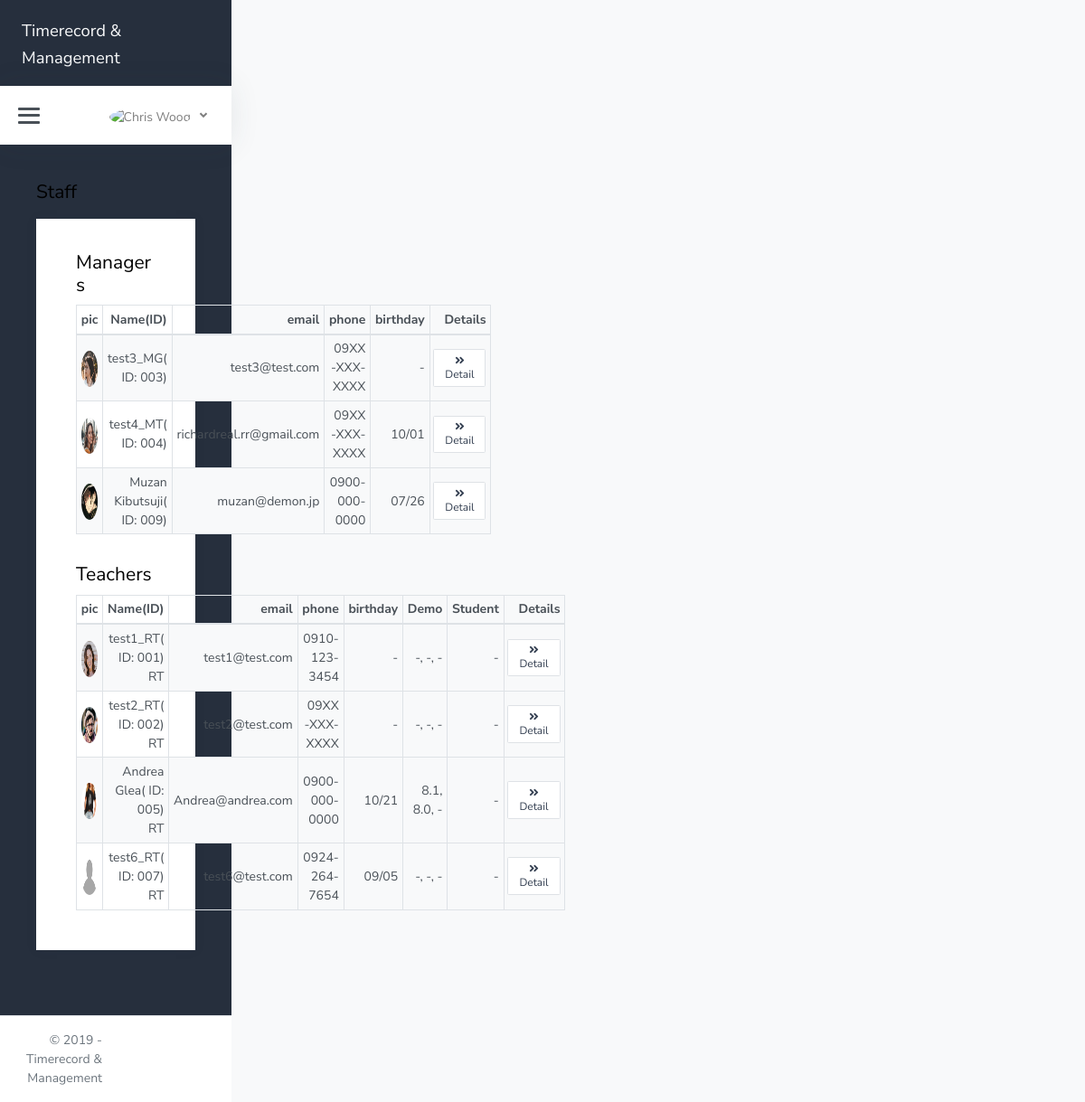
/UI/teachers.php, run on the app's committed database.
### tables this page shows
CREATE TABLE `emp` (
  `emp_id` int(11) NOT NULL,
  `emp_name` varchar(30) NOT NULL,
  `emp_email` varchar(50) NOT NULL,
  `emp_phone` varchar(15) NOT NULL DEFAULT '09XX-XXX-XXXX',
  `emp_birth` date DEFAULT NULL,
  `emp_pic` varchar(100) NOT NULL DEFAULT 'avatar.jpg',
  `emp_pass` varchar(50) NOT NULL,
  `emp_status` varchar(2) NOT NULL DEFAULT 'RT'
);

CREATE TABLE `emp_data` (
  `emp_id` int(11) NOT NULL,
  `license` int(1) NOT NULL DEFAULT 0,
  `toeic` int(4) NOT NULL,
  `ielts` float NOT NULL,
  `JLPT` varchar(2) NOT NULL,
  `demo_lesson1` float DEFAULT NULL,
  `demo_lesson2` float DEFAULT NULL,
  `demo_lesson3` float DEFAULT NULL,
  `stud_evaluation` float DEFAULT NULL
);

### Class/Database.php (called while the page is built, shortened)
<?php
    class Database{
        private $servername = "localhost";
        private $username= "root";
        private $password= "";
        private $database ="re";
        public function __construct(){
            $this->conn = new mysqli($this->servername, $this->username, $this->password, $this->database);
            return $this->conn;
        }
    }
?>

### Class/Emp.php (called while the page is built, shortened)
<?php
require_once 'Database.php';
class Emp extends Database{
    public function ManagersInfo(){
        $sql = "SELECT emp.emp_id AS eid,
                       emp.emp_name,
                       emp.emp_email,
                       emp.emp_phone,
                       emp.emp_birth,
                       emp.emp_pic,
                       emp_status
        FROM emp WHERE emp_status = 'MG' OR emp_status = 'SE' OR emp_status = 'MT'";
        $result=$this->conn->query($sql);
        $rows = array();
        while ($row = $result->fetch_assoc()){
            $rows[] = $row;
        }
    return $rows;
    }
    public function TeachersInfo(){
        $sql = "SELECT emp.emp_id AS eid,
                       emp.emp_name,
                       emp.emp_email,
                       emp.emp_phone,
                       emp.emp_birth,
                       emp.emp_pic,
                       emp_status,
                       emp_data.license,
                       emp_data.demo_lesson1,
                       emp_data.demo_lesson2,
                       emp_data.demo_lesson3,
                       emp_data.stud_evaluation
        FROM emp LEFT OUTER JOIN emp_data ON emp.emp_id = emp_data.emp_id
        WHERE emp_status = 'RT' OR emp_status = 'PB'";
        $result=$this->conn->query($sql);
        $rows = array();
        while ($row = $result->fetch_assoc()){
            $rows[] = $row;
        }
    return $rows;
    }
}
?>

### UI/teachers.php (the view, shortened to what this page needs)
<!DOCTYPE html>
<html lang="en">
<head>
	<link href="../css/corporate.css" rel="stylesheet">
</head>
<body>
	<div class="wrapper">
		<?php require 'sidebar.php'; ?>
		<div class="main">
        <?php require 'header.php'; ?>
			<main class="content">
				<div class="container-fluid p-0">
					<h1 class="h3 mb-3">Staff
					</h1>
					<div class="row">
						<div class="col-12">
							<div class="card p-3 p-lg-4">
                            <div class="card-header pb-0">
                                <h3>Managers</h3>
                            </div>
								<div class="card-body pt-0">
                                <table id="datatables-dashboard-traffic1" class="table table-sm table-bordered table-striped my-0">
							    	<thead>
										<tr>
											<th class="text-center" width="8%">pic</th>
                                            <th class="d-none d-xl-table-cell text-right" width="17%">Name(ID)</th>
											<th class="d-none d-xl-table-cell text-right" width="20%">email</th>
                                            <th class="d-none d-xl-table-cell text-right" width="17%">phone</th>
                                            <th class="d-none d-xl-table-cell text-right" width="8%">birthday</th>
                                            <th class="d-none d-xl-table-cell text-right" width="10%">Details</th>
										</tr>
                                    </thead>
									<tbody>
									<?php
									require_once '../class/Emp.php';
									$emp = new Emp;
									$emp->ManagersInfo();
									$rows = $emp->ManagersInfo();
									 foreach ($rows as $row) {
										 $eid = $row["eid"];
										 $empname = $row["emp_name"];
										 $empemail = $row["emp_email"];
                                         $empphone = $row["emp_phone"];
                                         $empbirth = $row["emp_birth"];
                                         if(is_null($empbirth)){
                                             $empbirth = '-';
                                         }else{
                                             $empbirth = date('m/d', strtotime($empbirth));
                                         }
										 $emppic = $row["emp_pic"];
                                         echo '<tr>
                                         <td class="text-center"><img src="../img/avatars/'.$emppic.'" class="avatar img-fluid rounded-circle mr-1" alt="'.$empname.'" /></td>
                                         <td class="text-right">'.$empname.'( ID: '.sprintf('%03d', $eid).')<br>'.$status.'</td>
										 <td class="text-right">'.$empemail.'</td>
										 <td class="text-right">'.$empphone.'</td>
										 <td class="text-right">'.$empbirth.'</td>
                                         <td class="text-center"><form action="../Action/empAction.php" method="post"><a class="btn page-link text-dark d-inline-block btn-sm" href="./teacher_detail.php?id='.$eid.'"><i class="fas fa-angle-double-right"></i>Detail</a></form></td>
										 </tr>';
                                     }
                                    ?>
									</tbody>
                                    </table>
                                    </div>
                                    <div class="card-header pb-0">
                                        <h3>Teachers</h3>
                                    </div>
								    <div class="card-body pt-0">
								    <table id="datatables-dashboard-traffic2" class="table table-sm table-bordered table-striped my-0">
							    	<thead>
										<tr>
											<th class="text-center" width="8%">pic</th>
                                            <th class="d-none d-xl-table-cell text-right" width="17%">Name(ID)</th>
											<th class="d-none d-xl-table-cell text-right" width="20%">email</th>
                                            <th class="d-none d-xl-table-cell text-right" width="17%">phone</th>
                                            <th class="d-none d-xl-table-cell text-right" width="8%">birthday</th>
                                            <th class="d-none d-xl-table-cell text-right" width="10%">Demo</th>
                                            <th class="d-none d-xl-table-cell text-right" width="10%">Student</th>
                                            <th class="d-none d-xl-table-cell text-right" width="10%">Details</th>
										</tr>
                                    </thead>
									<tbody>
                                    <?php
                                     $emp->TeachersInfo();
                                     $rows = $emp->TeachersInfo();
									 foreach ($rows as $row) {
										 $eid = $row["eid"];
										 $empname = $row["emp_name"];
										 $empemail = $row["emp_email"];
                                         $empphone = $row["emp_phone"];
                                         $empbirth = $row["emp_birth"];
                                         if(is_null($empbirth)){
                                             $empbirth = '-';
                                         }else{
                                             $empbirth = date('m/d', strtotime($empbirth));
                                         }
										 $emppic = $row["emp_pic"];
										 $status = $row["emp_status"];
                                         $demo1 = $row["demo_lesson1"];
                                         if(is_null($demo1)){
                                            $demo1 ='-';
                                        }else{
                                            $demo1 = number_format($demo1,1);
                                        }
                                         $demo2 = $row["demo_lesson2"];
                                         if(is_null($demo2)){
                                            $demo2 ='-';
                                        }else{
                                            $demo2 = number_format($demo2,1);
                                        }
                                         $demo3 = $row["demo_lesson3"];
                                         if(is_null($demo3)){
                                            $demo3 ='-';
                                        }else{
                                            $demo3 = number_format($demo3,1);
                                        }
                                         $stud = $row["stud_evaluation"];
                                         if(is_null($stud)){
                                            $stud ='-';
                                        }
                                         echo '<tr>
                                         <td class="text-center"><img src="../img/avatars/'.$emppic.'" class="avatar img-fluid rounded-circle mr-1" alt="'.$empname.'" /></td>
                                         <td class="text-right">'.$empname.'( ID: '.sprintf('%03d', $eid).')<br>'.$status.'</td>
										 <td class="text-right">'.$empemail.'</td>
										 <td class="text-right">'.$empphone.'</td>
										 <td class="text-right">'.$empbirth.'</td>
                                         <td class="text-right">'.$demo1.', '.$demo2.', '.$demo3.'</td>
                                         <td class="text-right">'.$stud.'</td>
                                         <td class="text-center"><form action="../Action/empAction.php" method="post"><a class="btn page-link text-dark d-inline-block btn-sm" href="./teacher_detail.php?id='.$eid.'"><i class="fas fa-angle-double-right"></i>Detail</a></form></td>
										 </tr>';
                                     }
                                    ?>
									</tbody>
                                    </table>
                                </div>
                            </div>
                          </div>
                        </div>
				</div>
			</main>
            <?php require 'footer.php'; ?>
		</div>
	</div>
</body>
</html>

### data on the page
emp: emp_pic (picture), emp_name "test3_MG", emp_id "003", emp_email "test3@test.com", emp_phone "09XX-XXX-XXXX", empbirth "-"
emp: emp_pic (picture), emp_name "test4_MT", emp_id "004", emp_email "richardreal.rr@gmail.com", emp_phone "09XX-XXX-XXXX", emp_birth "10/01"
emp: emp_pic (picture), emp_name "Muzan Kibutsuji", emp_id "009", emp_email "muzan@demon.jp", emp_phone "0900-000-0000", emp_birth "07/26"
emp: emp_pic (picture), emp_name "test1_RT", emp_id "001", emp_status "RT", emp_email "test1@test.com", emp_phone "0910-123-3454", empbirth "-", demo1 "-", demo2 "-", demo3 "-", stud "-"
emp: emp_pic (picture), emp_name "test2_RT", emp_id "002", emp_status "RT", emp_email "test2@test.com", emp_phone "09XX-XXX-XXXX", empbirth "-", demo1 "-", demo2 "-", demo3 "-", stud "-"
emp: emp_pic (picture), emp_name "Andrea Glea", emp_id "005", emp_status "RT", emp_email "Andrea@andrea.com", emp_phone "0900-000-0000", emp_birth "10/21", emp_data.demo_lesson1 "8.1", emp_data.demo_lesson2 "8.0", demo3 "-", stud "-"
emp: emp_pic (placeholder picture), emp_name "test6_RT", emp_id "007", emp_status "RT", emp_email "test6@test.com", emp_phone "0924-264-7654", emp_birth "09/05", demo1 "-", demo2 "-", demo3 "-", stud "-"
